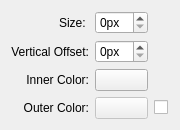
<?xml version="1.0" encoding="UTF-8"?>
<ui version="4.0">
 <class>ShadowConfiguraionUI</class>
 <widget class="QWidget" name="ShadowConfiguraionUI">
  <property name="geometry">
   <rect>
    <x>0</x>
    <y>0</y>
    <width>180</width>
    <height>112</height>
   </rect>
  </property>
  <property name="sizePolicy">
   <sizepolicy hsizetype="Preferred" vsizetype="Preferred">
    <horstretch>0</horstretch>
    <verstretch>0</verstretch>
   </sizepolicy>
  </property>
  <layout class="QGridLayout" name="gridLayout">
   <item row="2" column="0">
    <widget class="QLabel" name="label_3">
     <property name="text">
      <string>Inner Color:</string>
     </property>
     <property name="alignment">
      <set>Qt::AlignRight|Qt::AlignTrailing|Qt::AlignVCenter</set>
     </property>
     <property name="buddy">
      <cstring>innerColor</cstring>
     </property>
    </widget>
   </item>
   <item row="2" column="1">
    <widget class="KColorButton" name="innerColor"/>
   </item>
   <item row="3" column="0">
    <widget class="QLabel" name="label_4">
     <property name="enabled">
      <bool>true</bool>
     </property>
     <property name="text">
      <string>Outer Color:</string>
     </property>
     <property name="alignment">
      <set>Qt::AlignRight|Qt::AlignTrailing|Qt::AlignVCenter</set>
     </property>
     <property name="buddy">
      <cstring>outerColor</cstring>
     </property>
    </widget>
   </item>
   <item row="3" column="1">
    <widget class="KColorButton" name="outerColor">
     <property name="enabled">
      <bool>false</bool>
     </property>
    </widget>
   </item>
   <item row="3" column="2">
    <widget class="QCheckBox" name="useOuterColor">
     <property name="text">
      <string/>
     </property>
    </widget>
   </item>
   <item row="1" column="0">
    <widget class="QLabel" name="label_2">
     <property name="text">
      <string>Vertical Offset:</string>
     </property>
     <property name="alignment">
      <set>Qt::AlignRight|Qt::AlignTrailing|Qt::AlignVCenter</set>
     </property>
     <property name="buddy">
      <cstring>verticalOffset</cstring>
     </property>
    </widget>
   </item>
   <item row="0" column="0">
    <widget class="QLabel" name="label">
     <property name="text">
      <string>Size: </string>
     </property>
     <property name="alignment">
      <set>Qt::AlignRight|Qt::AlignTrailing|Qt::AlignVCenter</set>
     </property>
     <property name="buddy">
      <cstring>shadowSize</cstring>
     </property>
    </widget>
   </item>
   <item row="0" column="1">
    <widget class="KIntSpinBox" name="shadowSize">
     <property name="suffix">
      <string>px</string>
     </property>
    </widget>
   </item>
   <item row="1" column="1">
    <widget class="KIntSpinBox" name="verticalOffset">
     <property name="suffix">
      <string>px</string>
     </property>
    </widget>
   </item>
  </layout>
 </widget>
 <customwidgets>
  <customwidget>
   <class>KColorButton</class>
   <extends>QPushButton</extends>
   <header>kcolorbutton.h</header>
  </customwidget>
  <customwidget>
   <class>KIntSpinBox</class>
   <extends>QSpinBox</extends>
   <header>knuminput.h</header>
  </customwidget>
 </customwidgets>
 <tabstops>
  <tabstop>shadowSize</tabstop>
  <tabstop>verticalOffset</tabstop>
  <tabstop>innerColor</tabstop>
  <tabstop>outerColor</tabstop>
  <tabstop>useOuterColor</tabstop>
 </tabstops>
 <connections>
  <connection>
   <sender>useOuterColor</sender>
   <signal>toggled(bool)</signal>
   <receiver>outerColor</receiver>
   <slot>setEnabled(bool)</slot>
   <hints>
    <hint type="sourcelabel">
     <x>165</x>
     <y>92</y>
    </hint>
    <hint type="destinationlabel">
     <x>110</x>
     <y>106</y>
    </hint>
   </hints>
  </connection>
 </connections>
</ui>
